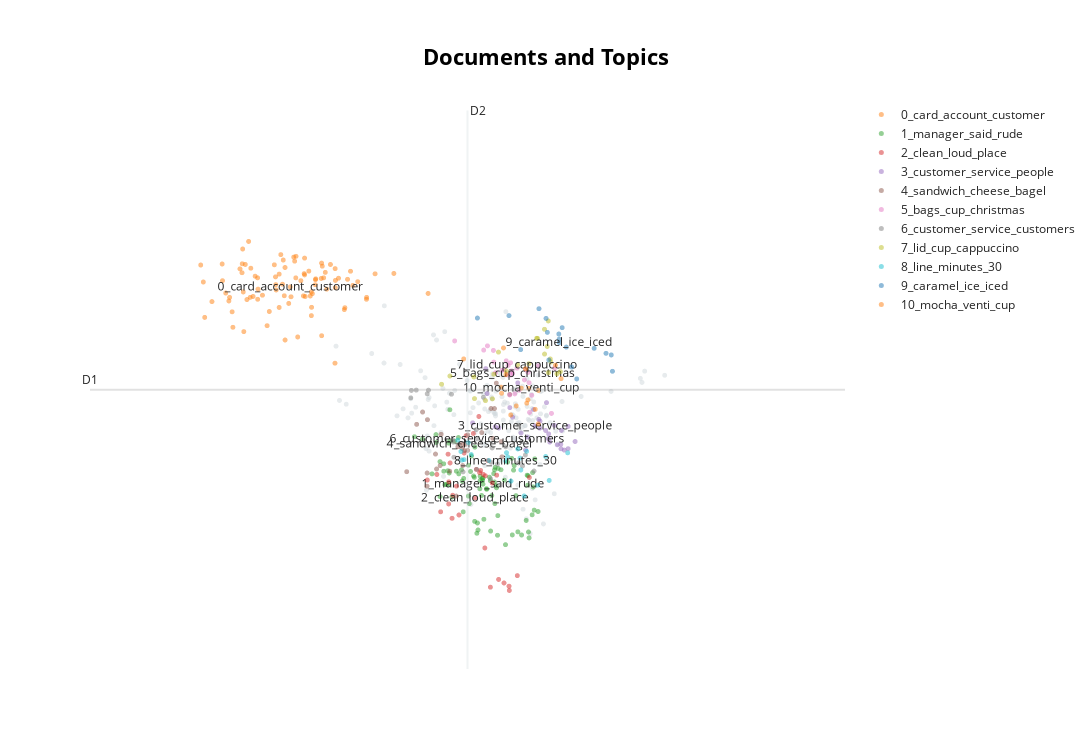

Notebook code cell kept with this figure:
### Code cell
# This 2D representation of documents and topics is built into the BERTopic library. We will also make a 3D version.
fig = topic_model.visualize_documents(docs, reduced_embeddings=reduced_embeddings)
fig.write_html(f'{model_name}/bertopic-topic-documents.html')
fig.show()
